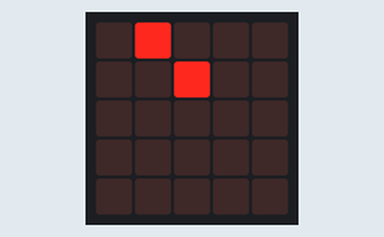
This program was run on a simulated BBC micro:bit (MakeCode). Shown: the board's 5×5 LED display.

Above: at 0.05 s.
At 3.71 s:
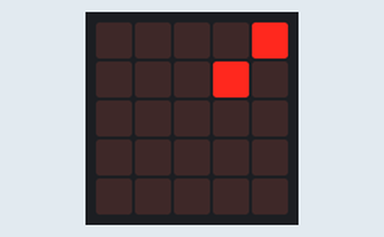
At 10.1 s:
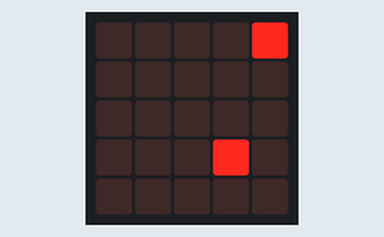
At 20.26 s:
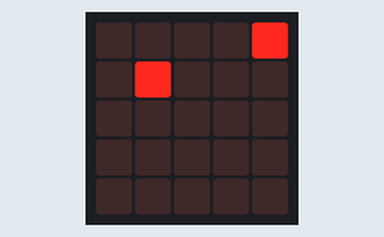
At 30.21 s:
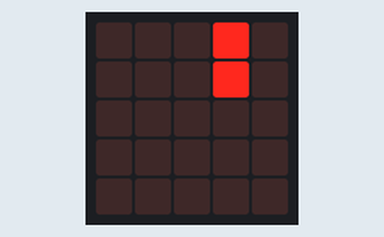
At 39.93 s:
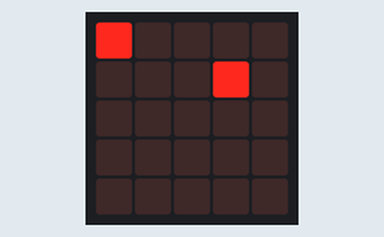

The program:

main.ts
```typescript
let ball1 = game.createSprite(0, 0)
let ball2 = game.createSprite(1, 1)
basic.forever(function () {
    for (let index = 0; index < 4; index++) {
        ball1.move(1)
        basic.pause(100)
    }
    ball1.turn(Direction.Right, 45)
})
basic.forever(function () {
    for (let index = 0; index < 2; index++) {
        ball2.move(1)
        basic.pause(100)
    }
    ball2.turn(Direction.Right, 90)
})
```

test.ts
```typescript
// 테스트는 여기로 이동합니다; 이 패키지가 확장으로 사용될 때 컴파일되지 않을 것 입니다.
```
